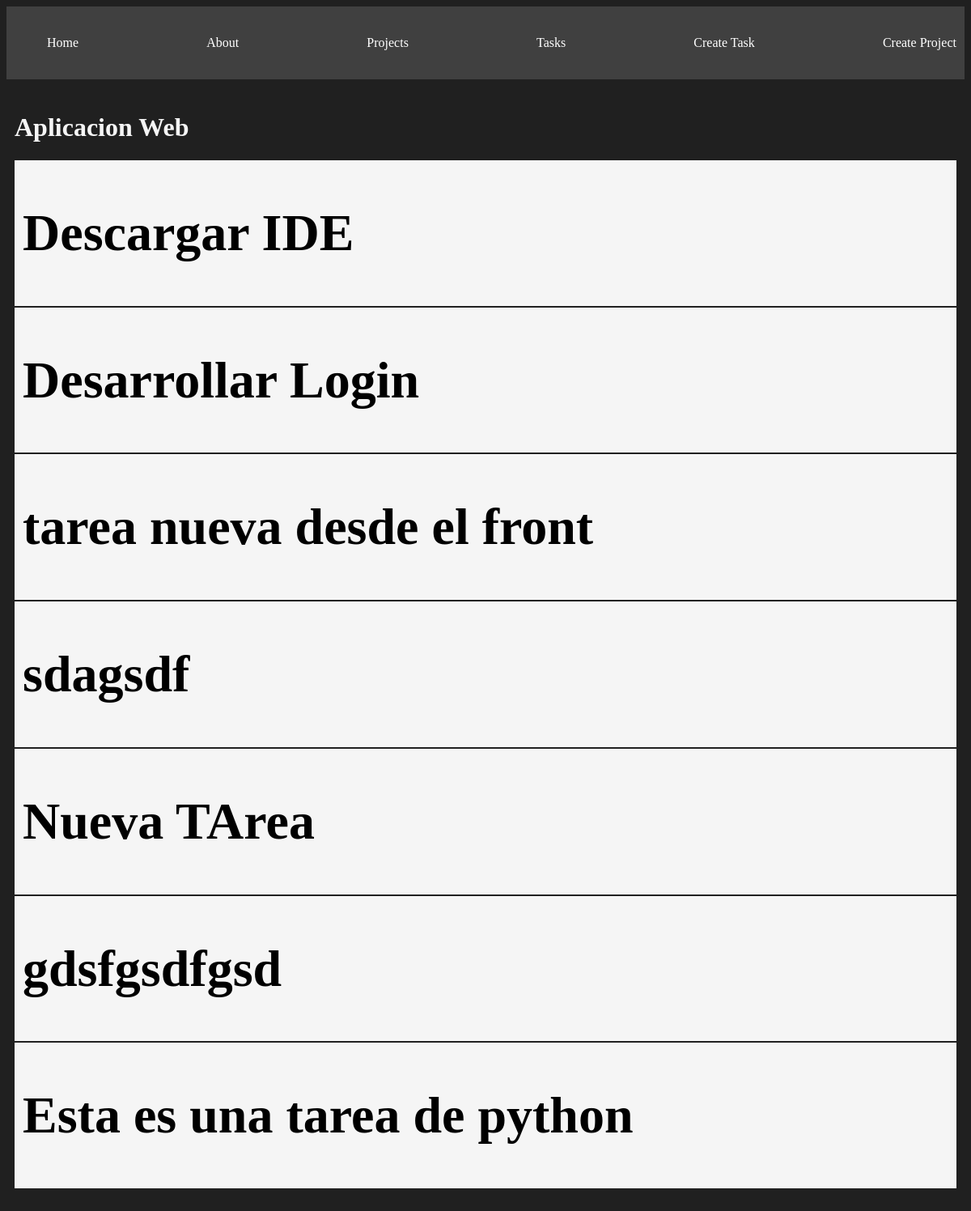
/projects/1, run on the app's committed database.
### myapp/models.py (models this page shows, shortened)
class Project(models.Model):
    name = models.CharField(max_length=200)
    description = models.TextField(default='')
    def __str__(self):
        return self.name

class Task(models.Model):
    title = models.CharField(max_length=200)
    description = models.TextField()
    project = models.ForeignKey(Project, on_delete=models.CASCADE)
    done = models.BooleanField(default=False)

### myapp/views.py (the view)
# urls.py: path('projects/<int:id>', views.project_detail, name='project_detail'),
def project_detail(request, id ):
    project = get_object_or_404(Project, id=id)
    tasks = Task.objects.filter(project_id=id)
    return render(request, 'projects/detail.html', {
        'project': project,
        'tasks': tasks
    })

### myapp/templates/projects/detail.html
{% extends 'layouts/base.html' %}
{% block content %}
<h1>{{project}}<h1>
{% for task in tasks %}
    <div class="card">
        <h1>{{task.title}}</h1>
    </div>
{% endfor %}
{% endblock %}

### myapp/static/style/main.css (style rules this page uses)
body { background: #202020; color: whitesmoke; }
.card { background: whitesmoke; color: black; padding: 10px; margin-bottom: 2px; }

### data on the page
Project: name "Aplicacion Web"
Task: title "Descargar IDE"
Task: title "Desarrollar Login"
Task: title "tarea nueva desde el front"
Task: title "sdagsdf"
Task: title "Nueva TArea"
Task: title "gdsfgsdfgsd"
Task: title "Esta es una tarea de python"
